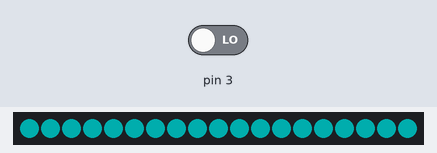
The sketch below on a simulated Arduino Uno, built with avr-gcc and run on an emulated ATmega328P. On the bench: 19 RGB LEDs in strip order, left to right. The test bench sets the inputs (shaded band); at power-on: pin 3 LOW. Dim RGB values are drawn brighter than linear; what the sketch prints to the serial monitor is not drawn.

Above: at 0.45 s.
At 1.96 s:
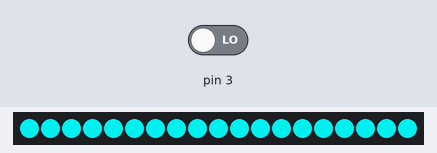

The sketch:

ColorFade.ino
```cpp
#include <FastLED.h>

#define LED_PIN 2
#define NUM_LEDS 19

CRGB leds[NUM_LEDS];

void setup() {
  Serial.begin(9600);
  FastLED.addLeds<NEOPIXEL, LED_PIN>(leds, NUM_LEDS);
}

void loop() {


  for (int i = 0; i < 255; i++) {
    for (int j = 0; j < NUM_LEDS; j++) {
      leds[j] = CRGB(0, i, i);
     }
     delay(5);
     FastLED.show();
  }

  for (int i = 255; i > 0; i--) {
    for (int j = 0; j < NUM_LEDS; j++) {
      leds[j] = CRGB(0, i, i);
     }
     delay(5);
     FastLED.show();
  }
  Serial.println(digitalRead(3));

}
```

Measured:
- by itself, everything shown: repeats every 3.0 s, in 10 steps
